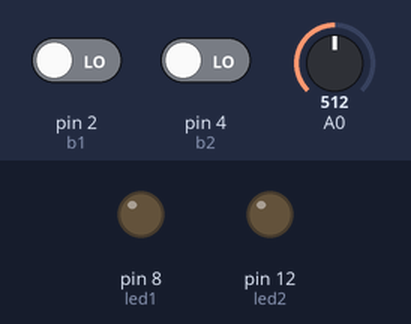
Recording of a sketch running on a simulated Arduino Uno, built with avr-gcc and run on an emulated ATmega328P. On the bench: output pins drawn as LEDs (lit = HIGH). The test bench sets the inputs (shaded band); at power-on: pin 2 (b1) LOW, pin 4 (b2) LOW, A0 = 512.

Above: at 1.2 s.
1.3 s: pin 2 (b1) driven HIGH and pin 4 (b2) driven HIGH
At 2.5 s:
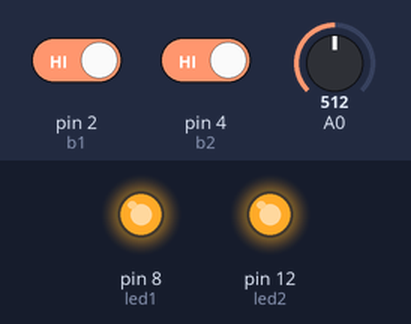
2.8 s: pin 2 (b1) driven LOW
At 3.9 s:
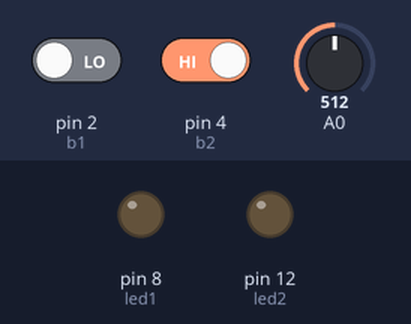
4.3 s: pin 2 (b1) driven HIGH
At 5.1 s:
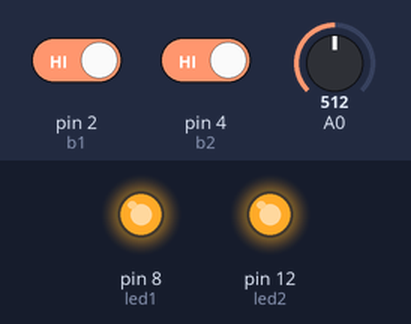
Timing chart, 0 to 7.3 s (numbered marks = the images above; inputs shaded):
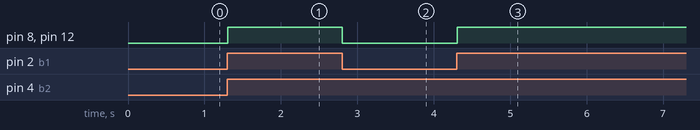

Measured:
- after the input at 1.3 s, pin 8 (led1), pin 12 (led2): LOW → HIGH at once
- after the input at 2.8 s, pin 8 (led1), pin 12 (led2): HIGH → LOW at once
- after the input at 4.3 s, pin 8 (led1), pin 12 (led2): LOW → HIGH at once

The sketch:

code.ino
```cpp
const int b1=2;
const int b2=4;
const int led1=8;
const int led2=12;
int b1state=0;
int b2state=0;
void setup()
{
    pinMode(b1,INPUT);
    pinMode(b2,INPUT);
    pinMode(led1,OUTPUT);
    pinMode(led2,OUTPUT);
    Serial.begin(9600);
}
void loop()
{
    int c=analogRead(A0);
    delay(100);
    b1state=digitalRead(b1);
    b2state=digitalRead(b2);

    if(c>300)
    {
        if(b1state==HIGH || b2state==HIGH)
        digitalWrite(12,HIGH);

        if(b1state==HIGH && b2state==HIGH)
        digitalWrite(8,HIGH);

      	else
        {
        digitalWrite(8,LOW);
        digitalWrite(12,LOW);
        }
    }
}
```
